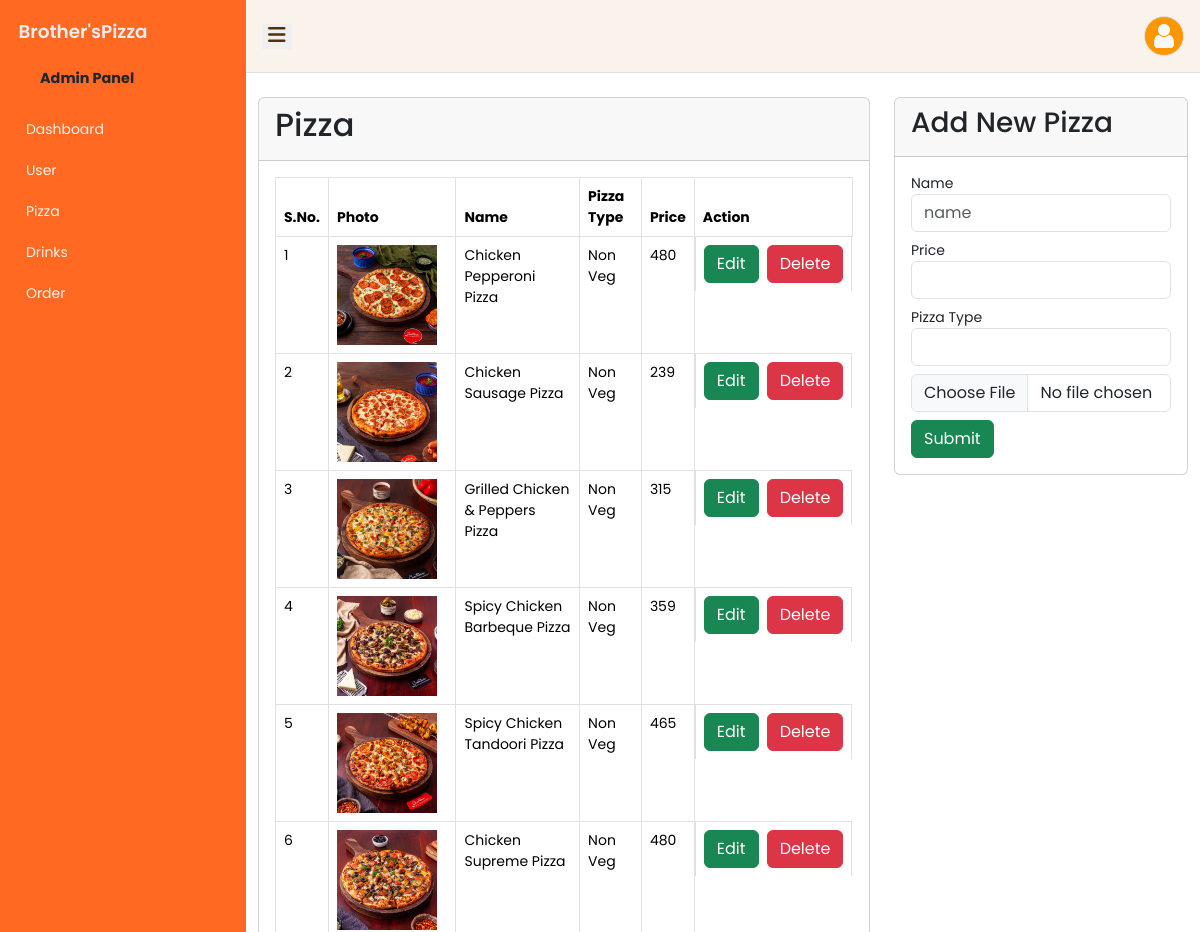
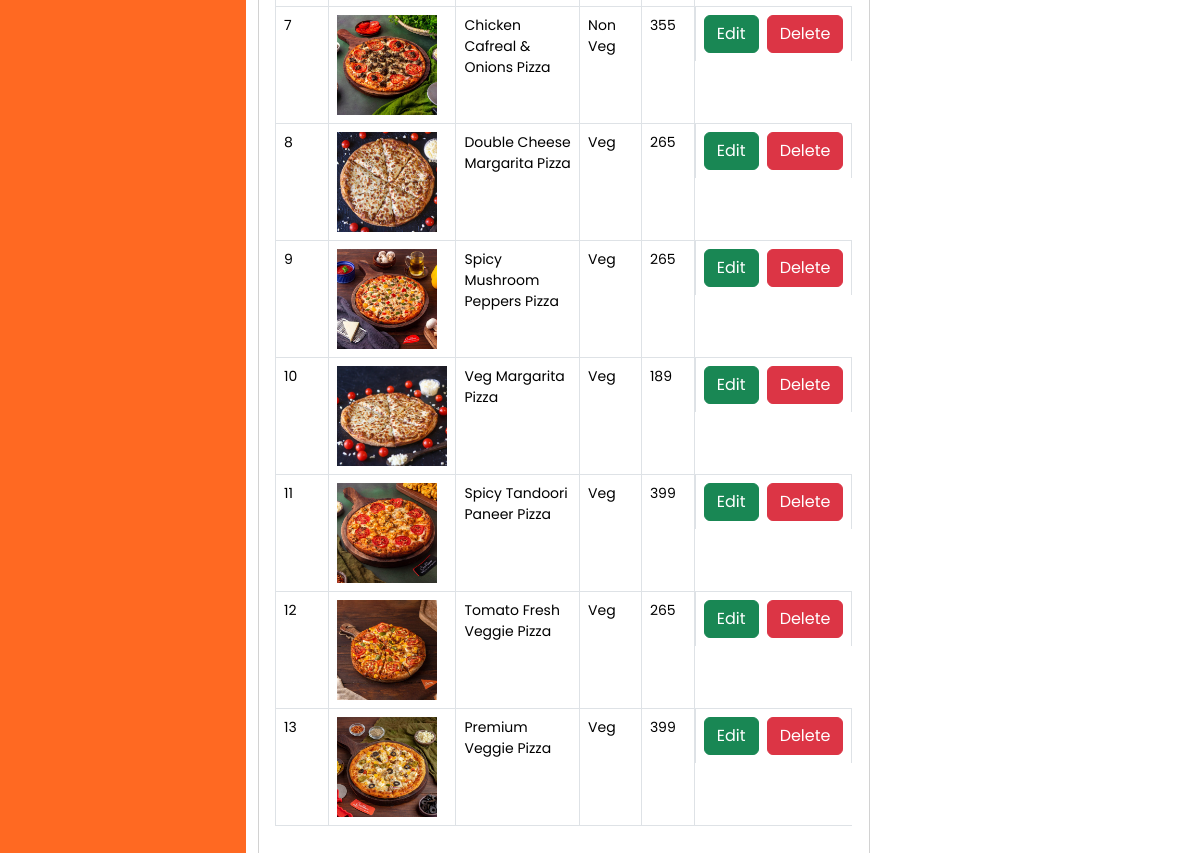
Screenshot of /admin/pizza.php (signed in) with the database file from the repository (2 pictures, top to bottom).
### tables this page shows
CREATE TABLE `pizza` (
  `p_id` varchar(10) NOT NULL,
  `p_name` varchar(50) NOT NULL,
  `p_price` int(10) NOT NULL,
  `p_type` varchar(10) NOT NULL,
  `p_image` varchar(50) NOT NULL
);

### admin/includes/functions.php (called while the page is built, shortened)
<?php
function get_pizza()
{
    global $db_conn;
    $sql = "SELECT * FROM pizza";
    $query = mysqli_query($db_conn,$sql);
    return $query;
}
?>

### admin/pizza.php (the view, shortened to what this page needs)
<?php include('includes/config.php') ?>
<?php include('includes/header.php') ?>
<?php include('includes/sidebar.php') ?>
<main>
    <section class="content">
      <div class="container-fluid">
        <div class="row mt-4">
            <div class="col-lg-8">
                <?php
                if(isset($_REQUEST['id'])) {
                     ?><div class="card">
                     <div class="card-header py-2">
                       <h3 class="card-title">
                         EDIT PIZZA</h3>
                     </div>
                     <div class="card-body">
                        <?php
                        if(isset($_GET['id'])){
                            $pp_id = $_GET['id'];
                            $q= "SELECT * FROM pizza WHERE p_id='$pp_id'";
                            $q_run = mysqli_query($db_conn,$q);
                            if(mysqli_num_rows($q_run)>0)
                            {
                                foreach($q_run as $pop)
                                {
                                ?>
                                <form action="" method="POST" enctype="multipart/form-data">
                                    <div class="row">
                                    <input type="hidden" name="p_id" value="<?=$pop['p_id']?>">
                                    <div class="col-md-6 mb-3">
                                        <label for="name">Pizza Name</label>
                                        <input type="text" name="name" value="<?= $pop['p_name']?>" class="form-control">
                                    </div>
                                    <div class="col-md-6 mb-3">
                                        <label for="price">Price</label>
                                        <input type="number" name="price" value="<?= $pop['p_price']?>" id="price" class="form-control">
                                    </div>
                                    <div class="col-md-6 mb-3">
                                        <label for="p_type">Pizza Type</label>
                                        <input type="text" name="p_type" value="<?= $pop['p_type']?>" id="p_type" class="form-control">
                                    </div>
                                    <div class="col-md-6 mb-3">
                                        <input class="form-control mb-3" type="file" name="thumbnail" id="thumbnail">
                                        <input type="hidden" name="thumbnail_old" value="<?php echo $pop['p_image']?>">
                                        <img  src=".<?=$pop['p_image']?>" alt="" height="100">
                                    </div>
                                    <div class="col-md-6 mb-3">
                                    <button name="update" class="btn btn-success">Update  Pizza</button>
                                    </div>
                                    </div>
                                </form>
                            <?php
                                }
                            }
                            else{
                                ?>
                                <h4>No record found</h4>
                        <?php }
                        }
                        ?>
                     </div>
                   </div>
                 <?php } else { ?><div class="card">
                    <div class="card-header py-2">
                        <h2 class="card-title">
                            Pizza
                    </div>
                    <div class="card-body" style="max-height: calc(100vh - 180px); overflow-y: auto;">
                        <div class="table-responsive ">
                            <table class="table table-bordered" >
                            <thead>
                                <tr>
                                    <th>S.No.</th>
                                    <th>Photo</th>
                                    <th>Name</th>
                                    <th>Pizza Type</th>
                                    <th>Price</th>
                                    <th>Action</th>
                                </tr>
                            </thead>
                            <tbody>
                                <?php
                                    $count=1;
                                    $pizzadetail = get_pizza();
                                    while($pizza= mysqli_fetch_object($pizzadetail)){?>
                                    <tr>
                                        <td><?=$count++?></td>
                                        <td><img src=".<?=$pizza->p_image?>" alt="" height="100"></td>
                                        <td><?=$pizza->p_name?></td>
                                        <td><?=$pizza->p_type?></td>
                                        <td><?=$pizza->p_price?></td>
                                        <td class='d-flex gap-2'><a class="btn btn-success" href="?id=<?=$pizza->p_id?>">Edit</a>
                                        <form method="post" style="display: inline;">
                                            <button type="submit" name="delete" class="btn btn-danger">Delete</button>
                                        </form>
                                    </td>
                                    </tr>
                                <?php }?>
                            </tbody>
                            </table>
                        </div>
                    </div>
                </div>
            </div>
            <div class="col-lg-4">
                <div class="card">
                    <div class="card-header py-2">
                        <h3 class="card-title">
                            Add New Pizza
                        </h3>
                    </div>
                    <div class="card-body">
                        <form action="" method="POST" enctype="multipart/form-data">
                            <div class="from-group">
                                <label for="title">Name</label>
                                <input class="form-control mb-2" type="text" name="name" placeholder="name" required>
                            </div>
                            <div class="from-group">
                                <label for="title">Price</label>
                                <input class="form-control mb-2" type="number" name="price" required>
                            </div>
                            <div class="from-group">
                                <label for="p_type">Pizza Type</label>
                                <input class="form-control mb-2" type="text" name="p_type" required>
                            </div>
                            <div class="form-group">
                                <input class="form-control mb-2" type="file" name="thumbnail" id="thumbnail" required>
                            </div>
                            <button name="submit" class="btn btn-success float-right">Submit</button>
                        </form>
                    </div>
                </div>
                <?php }?>
            </div>
        </div>
      </div>
    </section>
</main>
<?php include('includes/footer.php') ?>

### admin/css/style.css (style rules this page uses)
:root { --primary: #FE9600; --secondary: #FF6922; --light: #FAF3EB; --dark: #4F320C; }
body { font-family: 'Poppins', sans-serif; font-size: 0.875em; opacity:1; overflow-y:scroll; margin:0; }
a { cursor: pointer; text-decoration: none; font-family:'Poppins', sans-serif; }

### rows the page displays
pizza: p_image (picture), p_name "Chicken Pepperoni Pizza", p_type "Non Veg", p_price "480"
pizza: p_image (picture), p_name "Chicken Sausage Pizza", p_type "Non Veg", p_price "239"
pizza: p_image (picture), p_name "Grilled Chicken & Peppers Pizza", p_type "Non Veg", p_price "315"
pizza: p_image (picture), p_name "Spicy Chicken Barbeque Pizza", p_type "Non Veg", p_price "359"
pizza: p_image (picture), p_name "Spicy Chicken Tandoori Pizza", p_type "Non Veg", p_price "465"
pizza: p_image (picture), p_name "Chicken Supreme Pizza", p_type "Non Veg", p_price "480"
pizza: p_image (picture), p_name "Chicken Cafreal & Onions Pizza", p_type "Non Veg", p_price "355"
pizza: p_image (picture), p_name "Double Cheese Margarita Pizza", p_type "Veg", p_price "265"
pizza: p_image (picture), p_name "Spicy Mushroom Peppers Pizza", p_type "Veg", p_price "265"
pizza: p_image (picture), p_name "Veg Margarita Pizza", p_type "Veg", p_price "189"
pizza: p_image (picture), p_name "Spicy Tandoori Paneer Pizza", p_type "Veg", p_price "399"
pizza: p_image (picture), p_name "Tomato Fresh Veggie Pizza", p_type "Veg", p_price "265"
pizza: p_image (picture), p_name "Premium Veggie Pizza", p_type "Veg", p_price "399"
